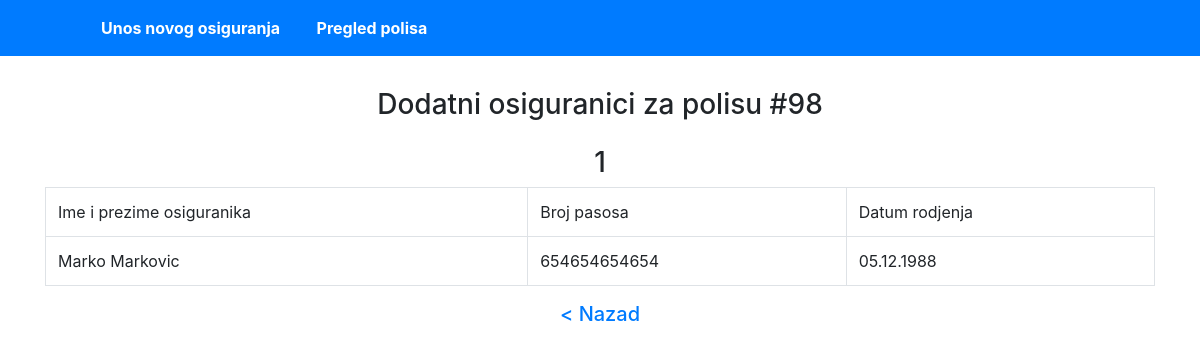
/osiguranici.php?id=98, run on the app's committed database.
### tables this page shows
CREATE TABLE `polise_osiguranja` (
  `id` int(11) NOT NULL,
  `datum_unosa` date NOT NULL DEFAULT current_timestamp(),
  `ime_osiguranika` varchar(50) NOT NULL,
  `datum_rodjenja` date NOT NULL,
  `broj_pasosa` varchar(15) NOT NULL,
  `telefon` int(20) DEFAULT NULL,
  `email` varchar(50) NOT NULL,
  `pocetak_putovanja` date NOT NULL DEFAULT current_timestamp(),
  `kraj_putovanja` date NOT NULL DEFAULT current_timestamp(),
  `tip_osiguranja` set('individualno','grupno','') DEFAULT NULL
);

CREATE TABLE `osiguranici` (
  `id` int(11) NOT NULL,
  `polisa_osiguranja_id` int(11) NOT NULL,
  `ime_osiguranika` varchar(50) NOT NULL,
  `datum_rodjenja` date NOT NULL,
  `broj_pasosa` varchar(20) NOT NULL
);

### database/Database.php (called while the page is built, shortened)
<?php
			class Database {
	        public function connect() {
						$config = $GLOBALS['config']['database'];
	           try {
	            $this->pdo =  new \PDO($config['rdms'] . ":host=" . $config['host'] . ";dbname=" . $config['db_name'],  $config['user'], $config['password']);
	           } catch (Exception $e) {
	               $e->getMessage();
	           }
	        }
		}
 ?>

### database/QueryBuilder.php (called while the page is built, shortened)
<?php
 abstract class QueryBuilder extends Database {
	public function find_by_id($id) {
		$stm = $this->pdo->prepare('SELECT * FROM ' . static::$table_name . ' WHERE id = ' . $id . ' LIMIT 1');
		if($stm->execute()) {
			 $result = $stm->fetchAll(\PDO::FETCH_CLASS, get_called_class());
			 if(!empty($result)) {
				 return $result[0];
			 }
		}
	 }
  public function findByValue($column, $value) {
    $stm = $this->pdo->prepare('SELECT * FROM ' . static::$table_name . ' WHERE ' . $column . ' = ' . $value);
		$stm->execute();
    return $stm->fetchAll(\PDO::FETCH_CLASS, get_called_class());
  }
}
?>

### app/PolisaOsiguranja.php (called while the page is built, shortened)
<?php
class PolisaOsiguranja extends QueryBuilder {
	public function osiguranici() {
		return (new Osiguranik)->findByValue('polisa_osiguranja_id', $this->id);
	}
}
?>

### app/helpers/functions.php (called while the page is built, shortened)
<?php
		function format_date($date, $format = "d.m.Y") {
			return date_format(date_create($date), $format);
		}
 ?>

### public/osiguranici.php (the view, shortened to what this page needs)
<?php
$request = new App\Request;
$polisa = (new App\PolisaOsiguranja)->find_by_id($request->id);
$osiguranici = $polisa->osiguranici();
 ?>
<!DOCTYPE html>
<html lang="sr-rs" dir="ltr">
	<head>
		<link rel="stylesheet" href="https://stackpath.bootstrapcdn.com/bootstrap/4.5.0/css/bootstrap.min.css">
		<link rel="stylesheet" href="css/master.css">
	</head>
	<body>
			 <nav class="container-fluid bg-primary">
			 		<div class="container">
						<ul class="navigation-list">
							<li><a href="index.php">Unos novog osiguranja</a> </li>
							<li><a href="pregled_polisa.php">Pregled polisa</a> </li>
						</ul>
			 		</div>
			 </nav>
			<div class="container">
				<h3 class="text-center p-3">Dodatni osiguranici za polisu #<?php echo $polisa->id; ?></h3>
				<?php foreach ($osiguranici as $index => $osiguranik) { ?>
					<table class="table table-bordered">
						<h3 class="text-center"><?php echo $index + 1; ?></h3>
            <tr>
              <td>Ime i prezime osiguranika</td>
              <td>Broj pasosa</td>
              <td>Datum rodjenja</td>
            </tr>
						<tr>
							<td><?php echo $osiguranik->ime_osiguranika; ?></td>
							<td><?php echo $osiguranik->broj_pasosa; ?></td>
							<td><?php echo format_date($osiguranik->datum_rodjenja); ?></td>
						</tr>
					</table>
				<?php } ?>
					<h5 class="text-center"><a href="polisa.php?id=<?php echo $polisa->id; ?>">< Nazad</a></h5>
			</div>
	</body>
 </html>

### public/css/master.css (style rules this page uses)
.navigation-list li { display: inline-block; padding: 1em; }
.navigation-list li a { font-weight: bold; color: white; }

### data on the page
polise_osiguranja: id "98"
osiguranici: ime_osiguranika "Marko Markovic", broj_pasosa "654654654654", datum_rodjenja "05.12.1988"
